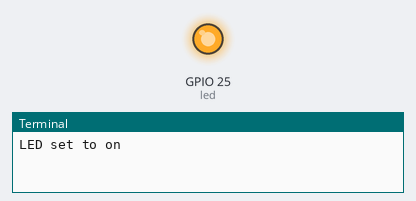
The program below on a simulated Raspberry Pi (BCM pin numbers). Shown: output pins drawn as LEDs (lit = HIGH), the last lines printed to the terminal.

Above: at 0.5 s.
At 3.7 s:
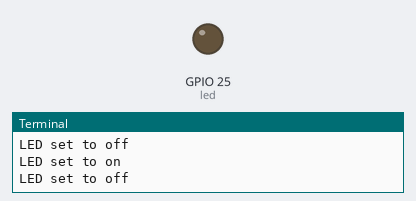
Timing chart, 0 to 5.1 s (numbered marks = the images above):
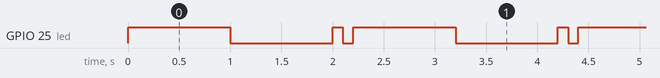

Measured:
- by itself, GPIO 25 (led): repeats every 2.2 s: LOW 1.0 s, HIGH 0.10 s, LOW 0.10 s, HIGH 1.0 s
- by itself, everything shown: repeats every 2.2 s, in 4 steps

The program:

1-blinking-led.py
```python
from gpiozero import LED
from time import sleep

led = LED(25)

slow_delay = 1
fast_delay = 0.1
delay = slow_delay

def flip_delay(delay):
    if delay == slow_delay:
        delay = fast_delay
    else:
        delay = slow_delay
    return delay

while True:
    led.on()
    print('LED set to on')
    sleep(delay)
    led.off()
    print('LED set to off')
    sleep(delay)
    delay = flip_delay(delay)
```
